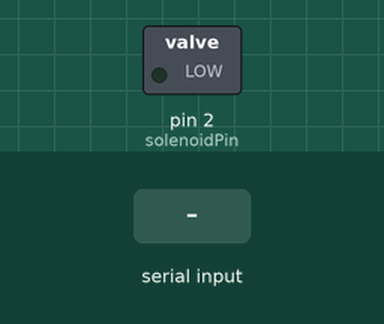
Bench run of a sketch on a simulated Arduino Uno, built with avr-gcc and run on an emulated ATmega328P. On the bench: switched loads named in the sketch (green lamp = pin HIGH). The inputs (shaded band) are chosen by the test bench.

Above: at 1.2 s.
1.3 s: "1" received over Serial
At 2.5 s:
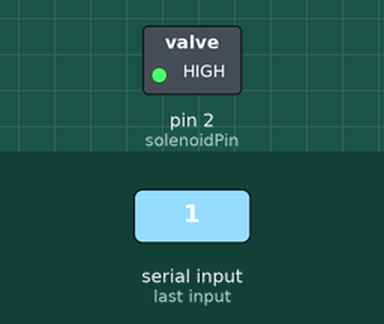
2.8 s: "6" received over Serial
At 3.8 s:
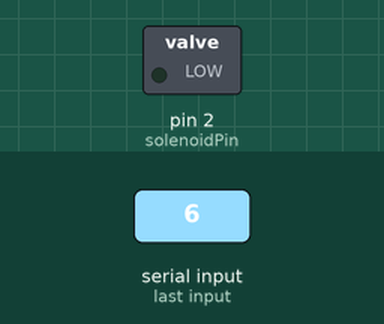
Timing chart, 0 to 5.8 s (numbered marks = the images above; inputs shaded):
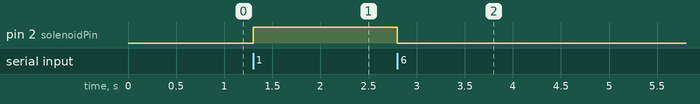

Measured:
- after the input at 1.3 s, pin 2 (solenoidPin): LOW → HIGH at once
- after the input at 2.8 s, pin 2 (solenoidPin): HIGH → LOW at once

The sketch:

ervos.ino
```cpp
int solenoidPin = 2;
bool currentState = false;

void setup() {
  Serial.begin(1000000);
  pinMode(solenoidPin, OUTPUT);
}

void loop() {
  // Flush any stray data before reading new data
  while (Serial.available() > 1) {
    Serial.read();  // Clear buffer of unintended data
  }

  if (Serial.available() > 0) {
    char incomingByte = Serial.read();

    switch (incomingByte) {
      case '1':
        digitalWrite(solenoidPin, !currentState);
        currentState = !currentState;
        break;
      case '2':
        digitalWrite(solenoidPin, !currentState);
        currentState = !currentState;
        delayMicroseconds(3000);
        digitalWrite(solenoidPin, !currentState);
        currentState = !currentState;
        break;
      case '6':
        currentState = false;
        digitalWrite(solenoidPin, currentState);
        break;
    }
  }
}
```
